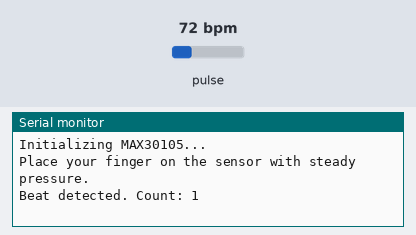
The sketch below on a simulated Arduino Uno, built with avr-gcc and run on an emulated ATmega328P. On the bench: the last lines printed to the serial monitor. Inputs (shaded band) come from the test bench; at power-on: pulse 72 bpm.

Above: at 1.2 s.
1.3 s: pulse set to 100 bpm
At 1.9 s:
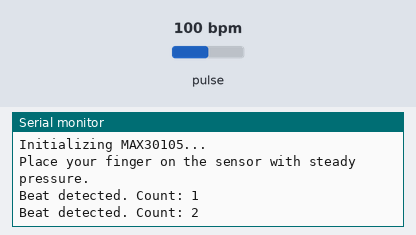
2.8 s: pulse set to 130 bpm
At 10.13 s:
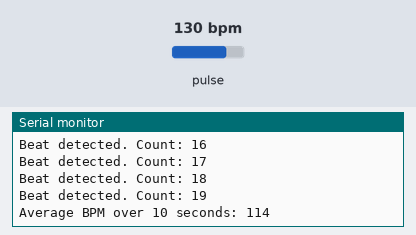
Timing chart, 0 to 10.3 s (numbered marks = the images above; inputs shaded):
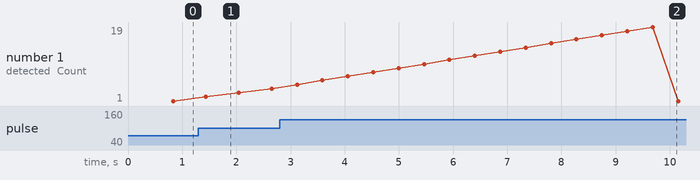

The sketch:

sensor_test1.ino
```cpp
#include <Wire.h>
#include "MAX30105.h"
#include "heartRate.h"  // Provides checkForBeat()

MAX30105 particleSensor;

const long WINDOW_DURATION = 10000; // 10-second data collection window
const long IR_THRESHOLD = 50000;    // IR value threshold to determine if a finger is detected

unsigned long windowStartTime;
int beatCount = 0;

void setup() {
  Serial.begin(115200);
  Serial.println("Initializing MAX30105...");

  // Initialize sensor on I2C (400kHz)
  if (!particleSensor.begin(Wire, I2C_SPEED_FAST)) {
    Serial.println("MAX30105 not found. Please check wiring/power.");
    while (1);
  }
  Serial.println("Place your finger on the sensor with steady pressure.");

  // Configure sensor with default settings:
  particleSensor.setup();
  particleSensor.setPulseAmplitudeRed(0x0A);  // Low brightness for Red LED
  particleSensor.setPulseAmplitudeGreen(0);   // Turn off Green LED

  // Start a new data window
  windowStartTime = millis();
}

void loop() {
  long irValue = particleSensor.getIR();

  // Check if finger is detected by ensuring IR reading is above threshold
  if (irValue < IR_THRESHOLD) {
    Serial.println("No finger detected. Please place your finger on the sensor.");
    // Reset beat count and restart the window
    beatCount = 0;
    windowStartTime = millis();
    delay(1000); // Wait a bit before checking again
    return;
  }

  // If a beat is detected, increment beat count
  if (checkForBeat(irValue)) {
    beatCount++;
    Serial.print("Beat detected. Count: ");
    Serial.println(beatCount);
    // Optionally add a short delay to avoid counting the same beat multiple times.
    delay(300);
  }

  // When the 10-second window has elapsed, calculate and display BPM
  if (millis() - windowStartTime >= WINDOW_DURATION) {
    int bpm = beatCount * 6; // (10 sec window * 6 = 60 sec)
    Serial.print("Average BPM over 10 seconds: ");
    Serial.println(bpm);

    // Reset for the next window
    beatCount = 0;
    windowStartTime = millis();
  }
}
```

Measured:
- after the input at 2.8 s, the serial monitor: prints a new line after 5.9 s (image 2)
- plotted number 1: 1 → 4 after the input at 1.3 s
